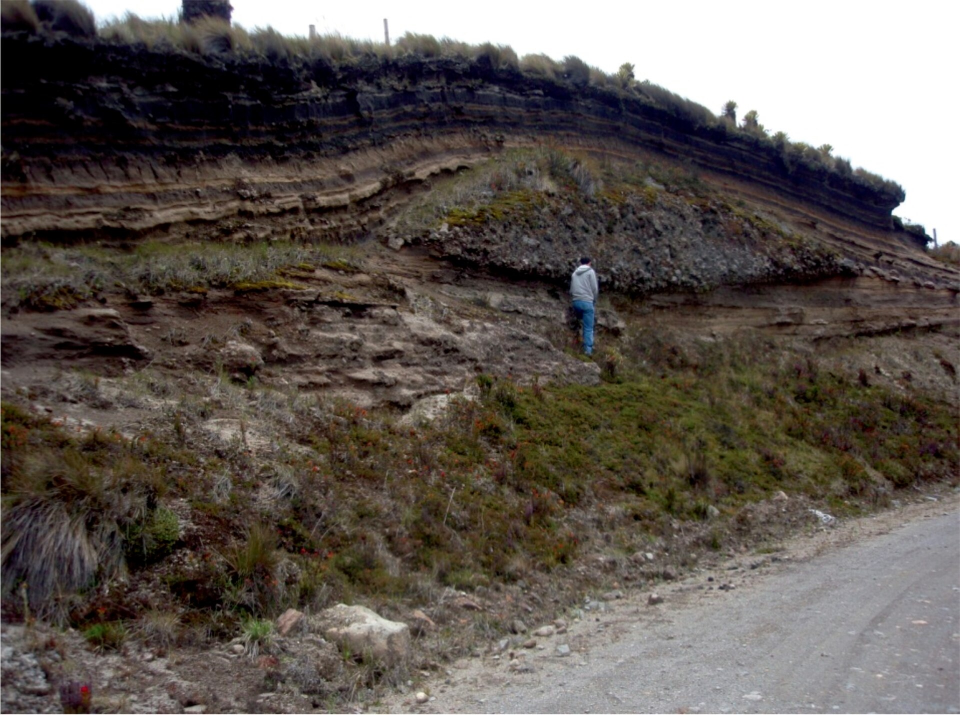
#> input picture mobile/assets/images/imagenes_los_nevados/Ash Fall Deposits and Debris Flow at Nevado del Ruiz volcano in Colombia.jpg, 1920 x 1429 px (shown at 1/2 size)
$ python -i build_trail_map.py   (imports and definitions only)
#> lines starting #> are read from the running program, lines starting #| are printed output that depends on the picture; after the words box and inside, x2 and y2 are one past the last pixel; in counts of white or black regions, pixels touching at a corner belong together
#> further down, picture is the input picture: shape (1429, 1920, 3); mean B, G, R 82, 87.8, 95.3
"""Vector terrain for the Recorrido tab, traced from satellite tiles.

The map is the 2x3 block of zoom-15 Esri World Imagery tiles around the Brisas -> Valle de las
Tumbas road (the six "chunks"). Their zoom-16 children are stitched, clouds over the north are
masked and filled from the terrain around them, every pixel gets one of a few terrain classes
(paramo greens, volcanic ash and rock, the ash-covered glacier) and each chunk's classes are traced
with potrace into flat paths colored from the scene palette at runtime.

Writes mobile/src/recorrido/trailMap.generated.ts. Tiles are cached under .cache/ (gitignored);
the imagery itself is never committed.

Run: uv run --with pillow --with numpy python -I experiments/trail_map/build_trail_map.py
Needs the potrace binary on PATH. --preview DIR also writes an SVG and a PNG of the map per run.
"""

from __future__ import annotations

import argparse
import math
import re
import subprocess
import tempfile
import urllib.request
from dataclasses import dataclass
from pathlib import Path

import numpy as np
from PIL import Image, ImageFilter

ROOT = Path(__file__).resolve().parents[2]
CACHE = Path(__file__).resolve().parent / ".cache"
OUT = ROOT / "mobile/src/recorrido/trailMap.generated.ts"
TILE_URL = (
    "https://server.arcgisonline.com/ArcGIS/rest/services/World_Imagery/MapServer/tile/{z}/{y}/{x}"
)

# The user's six chunks are zoom-15 tiles x 9524..9525, y 15934..15936 (2 columns, 3 rows),
# with one more row on each side: the app shows the map south-up, and these rows give terrain
# around both ends of the route on a phone screen. Hand-tuned zones below are fractions of the
# six chunks' height, measured from their first row (TUNED_ROW0).
CHUNK_Z = 15
CHUNK_X0 = 9524
CHUNK_Y0 = 15933
COLS = 2
ROWS = 5
TUNED_ROW0 = 1
TUNED_ROWS = 3
DETAIL = 1  # trace zoom = CHUNK_Z + DETAIL, so each chunk is 2**DETAIL tiles across
TILE = 256
CHUNK_PX = TILE * 2**DETAIL
# Classes are found at the detail zoom, then traced at this many units per chunk: the map shows
# a chunk at 300-500 pt, so finer paths only add bytes.
TRACE_PX = 256
# Paths overlap their neighbours by this many units, so smoothed edges never leave a seam.
PAD = 4

# Paint order, bottom to top. Each layer is traced as the union of its class and every class
# above it, so the layers nest and the base never shows through a gap between two shapes.
CLASSES = ("rock", "ash", "ashPale", "rockDark", "paramoDry", "paramo", "paramoDark", "ravine")

# Potrace: drop specks under TURD units², corner smoothing ALPHA, curve merge tolerance OPT.
TURD = 260
ALPHA = 1.3
OPT = 1.2


@dataclass(frozen=True)
class Bounds:
    north: float
    south: float
    west: float
    east: float


def tile_lon(x: float, z: int) -> float:
    return x / 2**z * 360 - 180


def tile_lat(y: float, z: int) -> float:
    return math.degrees(math.atan(math.sinh(math.pi * (1 - 2 * y / 2**z))))


# [27 lines left out: functions map_bounds, fetch_mosaic, not called in this run]


def _box(a: np.ndarray, r: int, axis: int) -> np.ndarray:
    a = np.moveaxis(a, axis, 0)
    padded = np.concatenate([np.repeat(a[:1], r + 1, 0), a, np.repeat(a[-1:], r, 0)], 0)
    cs = np.cumsum(padded, 0, dtype=np.float64)
    return np.moveaxis(
        ((cs[2 * r + 1 :] - cs[: -2 * r - 1]) / (2 * r + 1)).astype(np.float32), 0, axis
    )


def blur(a: np.ndarray, sigma: float) -> np.ndarray:
    """Gaussian-like blur of a 2D float array: three box passes per axis."""
    r = max(1, round(sigma * 0.87))
    for _ in range(3):
        a = _box(_box(a, r, 0), r, 1)
    return a


# [28 lines left out: function remove_clouds, not called in this run]


def classify(rgb: np.ndarray) -> np.ndarray:
    """One class index (into CLASSES) per pixel: vegetated (saturated, darker, mostly north) vs
    volcanic, each split by brightness; near-black ravines and shadows on top."""
    h, w, _ = rgb.shape
#> h = 1429; w = 1920
    s = w / 1024
#> s = 1.88
    yy = np.mgrid[0:h, 0:w][0]
    lum = rgb.mean(-1)
    warmth = rgb[..., 0] - rgb[..., 2]
    top, low = rgb.max(-1), rgb.min(-1)
    sat = (top - low) / np.maximum(top, 1)
    # Tones from a wide blur: the map shows terrain, not every rock and shadow in the photo.
    soft = blur(lum, 9 * s)
    near = blur(lum, 10 * s)
    # The north is paramo under its clouds and shadows; the prior fades out by the ash plateau.
    ref = w * TUNED_ROWS / COLS
#> ref = 2880
    yy = yy - w * TUNED_ROW0 / COLS
    north = np.clip((0.4 * ref - yy) / (0.14 * ref), 0, 1)
    score = np.minimum(blur(sat, 10 * s) - 0.47, blur(sat, 30 * s) - 0.43)
#> call 3 of blur, with sigma = 18.75
#> after the loop in blur (call 3), `for _ in range(3):`:
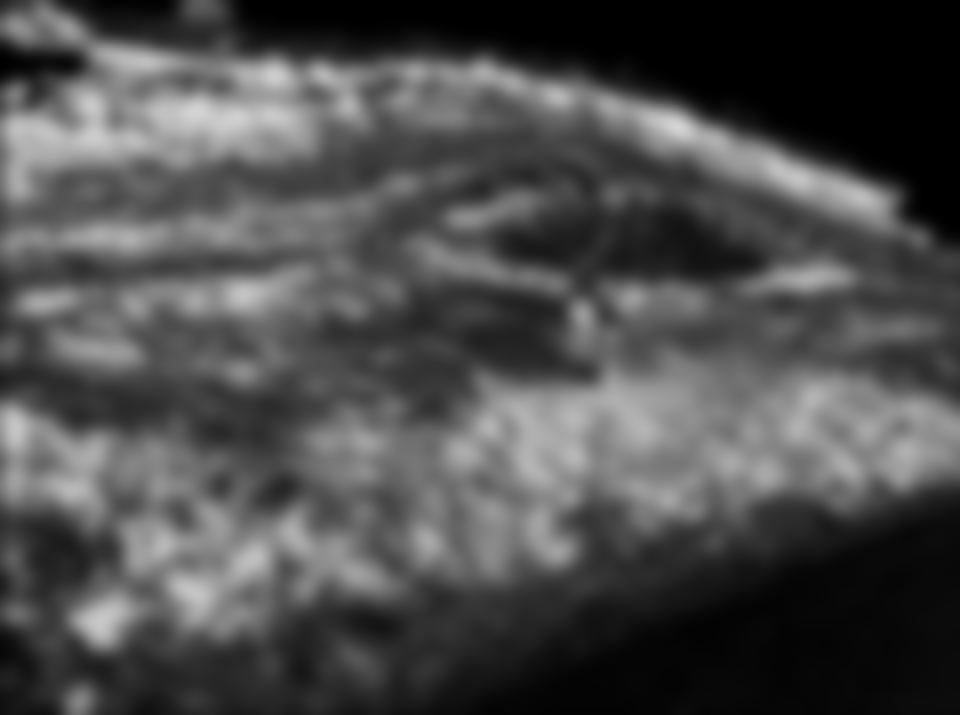
#> a: shape (1429, 1920) float32 (shown at 1/2 size); min 0, max 0.835, mean 0.302
    score += north * np.clip((104 - near) / 40, 0, 1) * 0.25
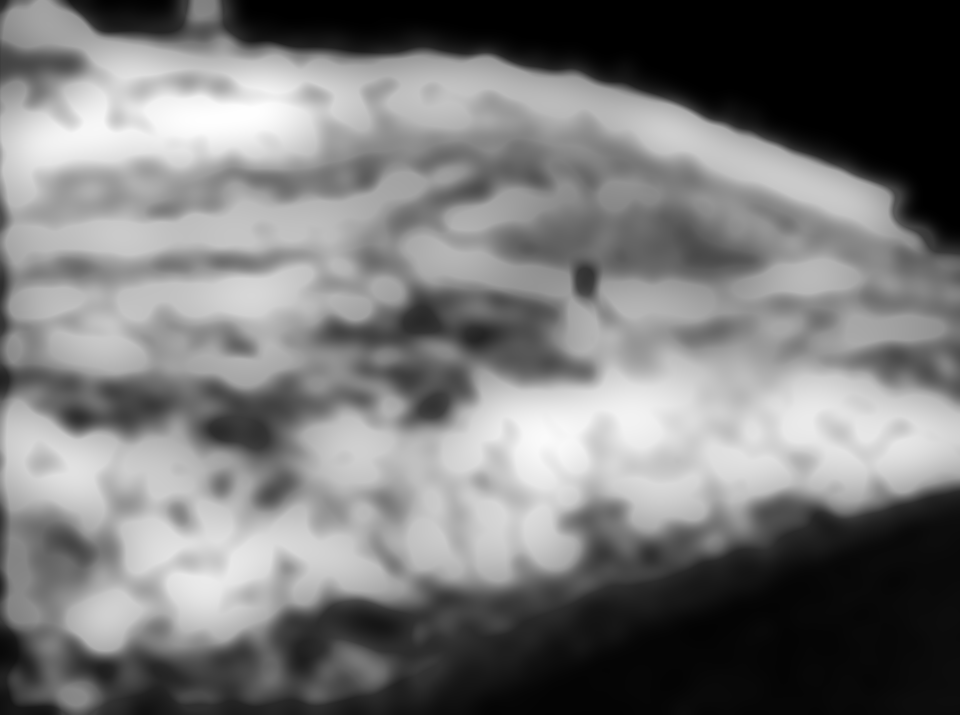
#> score: shape (1429, 1920) float32 (shown at 1/2 size); min -0.47, max 0.474, mean -0.0231; drawn with min black and max white
    veg = (blur(score, 6 * s) > 0) & (near < 110)
#> the loop in blur (call 5), `for _ in range(3):` made 3 passes
#> pass 1, in _box (call 25), `cs = np.cumsum(padded, 0, dtype=np.float64)`:
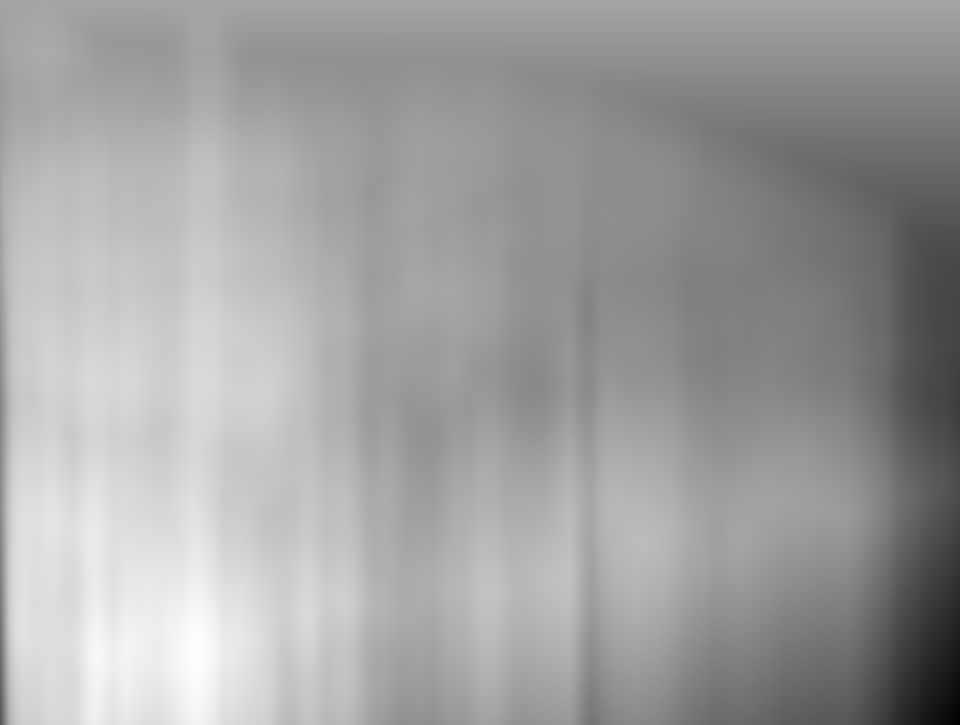
#> cs: shape (1450, 1920) float64 (shown at 1/2 size); min -427.2, max 231.1, mean -11.9; drawn with min black and max white
#> pass 1, in _box (call 26), `a = np.moveaxis(a, axis, 0)`:
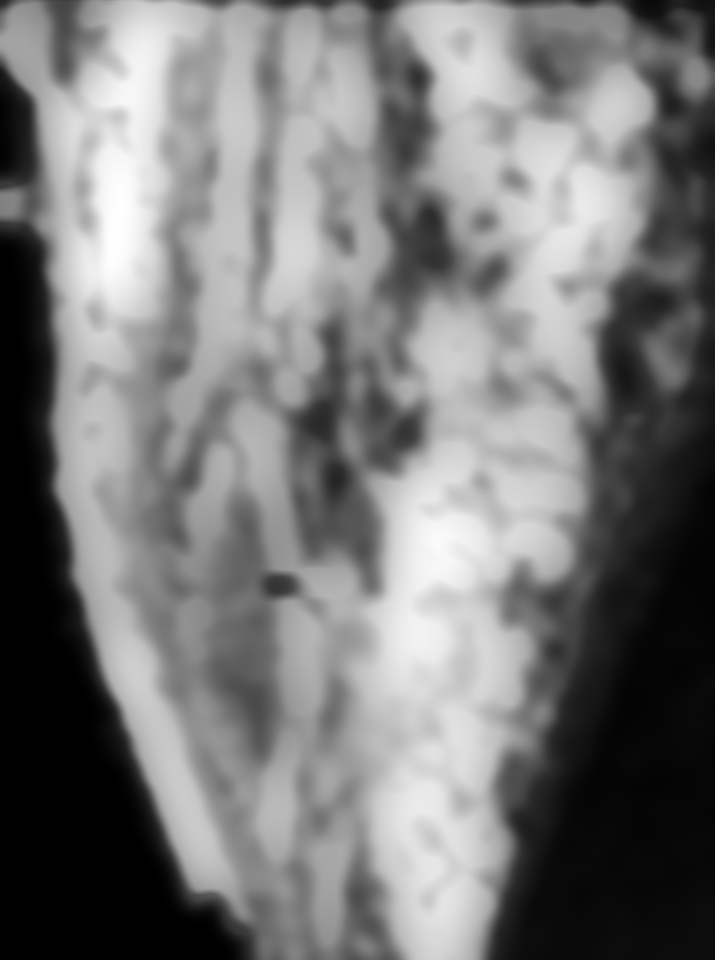
#> a: shape (1920, 1429) float32 (shown at 1/2 size); min -0.47, max 0.473, mean -0.0231; drawn with min black and max white
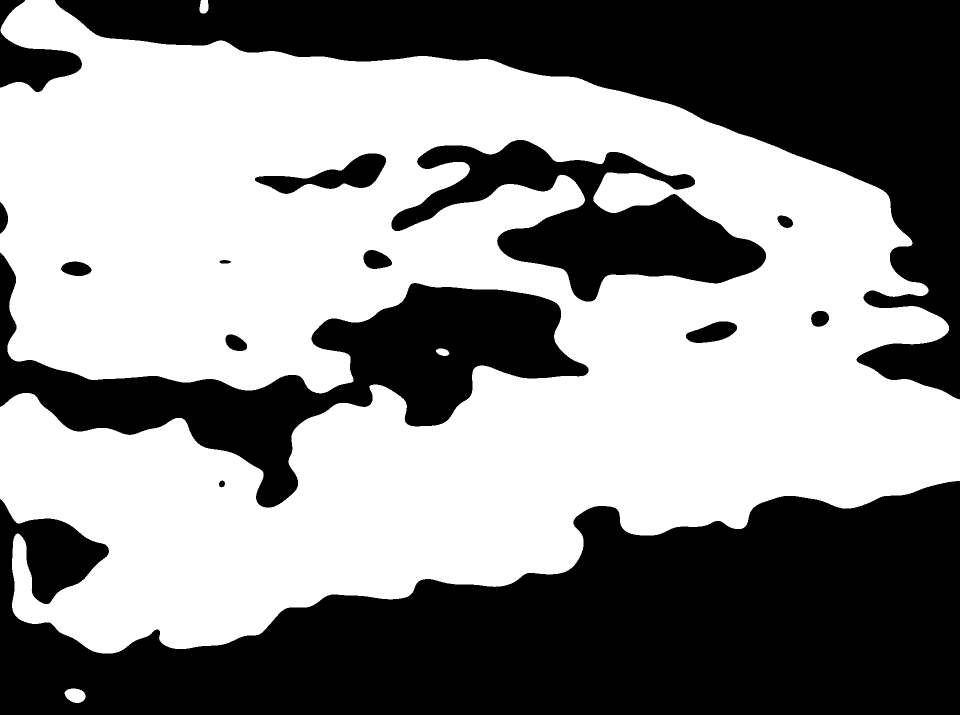
#> veg: shape (1429, 1920) bool (shown at 1/2 size); 54.7% white; 15 black regions, largest, box (x1, y1, x2, y2) and area: (0, 962, 1920, 1429) 573113, (110, 0, 1920, 799) 375062, (0, 505, 1177, 1015) 168631

    idx = {name: i for i, name in enumerate(CLASSES)}
    lab = np.full(lum.shape, idx["rock"], np.uint8)
    lab[~veg & (soft >= 118)] = idx["ash"]
    lab[~veg & (soft >= 118) & (warmth < 30)] = idx["ashPale"]
    lab[~veg & (soft < 80)] = idx["rockDark"]
    lab[veg & (soft >= 82)] = idx["paramoDry"]
    lab[veg & (soft < 82) & (soft >= 55)] = idx["paramo"]
    lab[veg & (soft < 55)] = idx["paramoDark"]
    lab[soft < 30] = idx["ravine"]
    im = Image.fromarray(lab, mode="L")
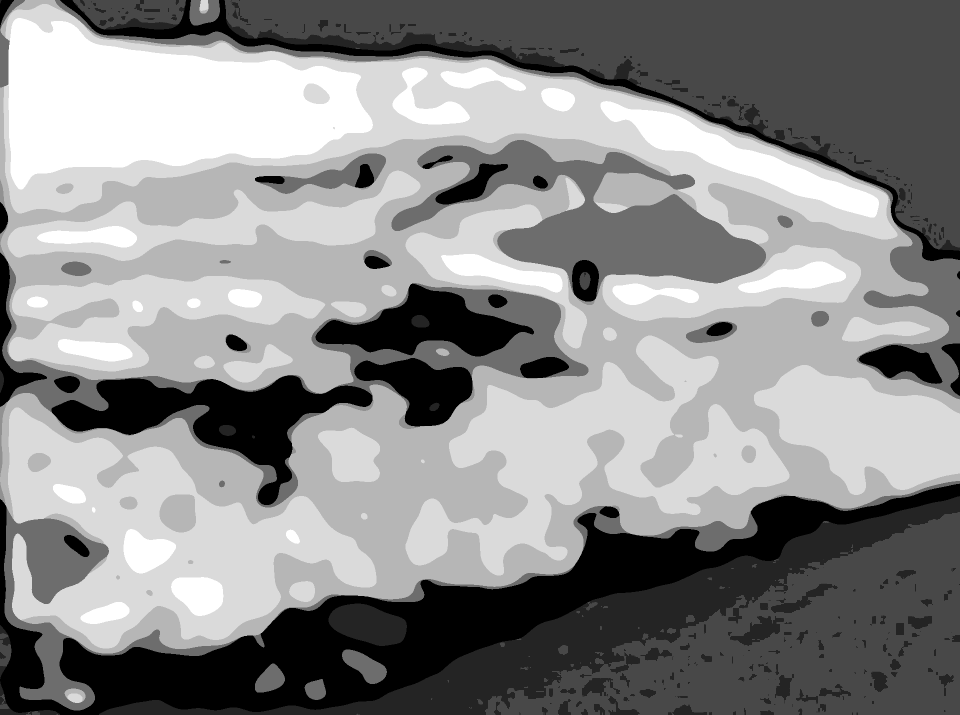
#> im: PIL image 1920x1429 L (shown at 1/2 size); min 0, max 7, mean 3.84; drawn with min black and max white
    for _ in range(3):
        im = im.filter(ImageFilter.ModeFilter(13))
    return np.asarray(im)


_NUM = re.compile(r"-?\d+(?:\.\d+)?")


# [133 lines left out: functions trace, chunk_layers, emit, main, write_preview, not called in this run]


# [2 lines not run here, left out]

>>> import cv2
>>> picture = cv2.imread('../../mobile/assets/images/imagenes_los_nevados/Ash Fall Deposits and Debris Flow at Nevado del Ruiz volcano in Colombia.jpg')
>>> result = classify(picture)
